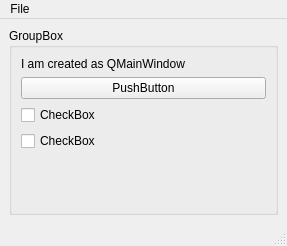
<?xml version="1.0" encoding="UTF-8"?>
<ui version="4.0">
 <class>MainWindow</class>
 <widget class="QMainWindow" name="MainWindow">
  <property name="geometry">
   <rect>
    <x>0</x>
    <y>0</y>
    <width>287</width>
    <height>246</height>
   </rect>
  </property>
  <property name="windowTitle">
   <string>Test - MainWindow</string>
  </property>
  <widget class="QWidget" name="centralwidget">
   <layout class="QHBoxLayout" name="horizontalLayout">
    <item>
     <widget class="QGroupBox" name="groupBox">
      <property name="title">
       <string>GroupBox</string>
      </property>
      <layout class="QVBoxLayout" name="verticalLayout">
       <item>
        <widget class="QLabel" name="label">
         <property name="text">
          <string>I am created as QMainWindow</string>
         </property>
        </widget>
       </item>
       <item>
        <widget class="QPushButton" name="pushButton">
         <property name="text">
          <string>PushButton</string>
         </property>
        </widget>
       </item>
       <item>
        <widget class="QCheckBox" name="checkBox">
         <property name="text">
          <string>CheckBox</string>
         </property>
        </widget>
       </item>
       <item>
        <widget class="QCheckBox" name="checkBox_2">
         <property name="text">
          <string>CheckBox</string>
         </property>
        </widget>
       </item>
       <item>
        <spacer name="verticalSpacer">
         <property name="orientation">
          <enum>Qt::Vertical</enum>
         </property>
         <property name="sizeHint" stdset="0">
          <size>
           <width>20</width>
           <height>40</height>
          </size>
         </property>
        </spacer>
       </item>
      </layout>
     </widget>
    </item>
   </layout>
  </widget>
  <widget class="QMenuBar" name="menubar">
   <property name="geometry">
    <rect>
     <x>0</x>
     <y>0</y>
     <width>287</width>
     <height>21</height>
    </rect>
   </property>
   <widget class="QMenu" name="menuFile">
    <property name="title">
     <string>File</string>
    </property>
    <addaction name="actionOpen"/>
    <addaction name="actionClose"/>
   </widget>
   <addaction name="menuFile"/>
  </widget>
  <widget class="QStatusBar" name="statusbar"/>
  <action name="actionOpen">
   <property name="text">
    <string>Open</string>
   </property>
  </action>
  <action name="actionClose">
   <property name="text">
    <string>Close</string>
   </property>
  </action>
 </widget>
 <resources/>
 <connections/>
</ui>
